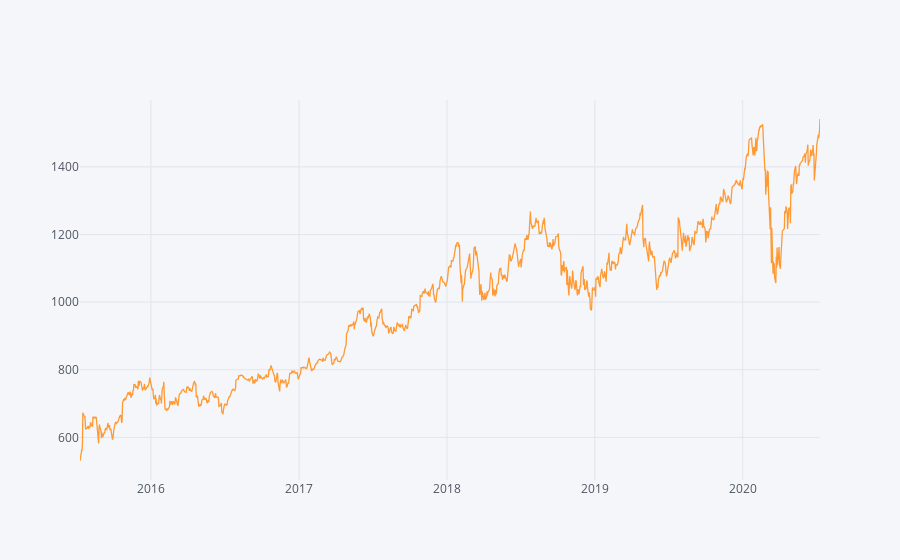

Notebook cell for this chart:
### Markdown cell above
#### Visualization (Closing Rate)

### Code cell
df.xs(key='Close',axis=1).iplot()

### Figure 1 — Plotly figure (JSON) as saved in the notebook; plotly's stock layout.template omitted (floating-point values rounded to 4 significant figures; data arrays with more than 128 entries replaced by an {"elided": "..."} marker saying what was removed)
{"data": [{"line": {"color": "rgba(255, 153, 51, 1.0)", "dash": "solid", "shape": "linear", "width": 1.3}, "mode": "lines", "name": "Close", "text": "", "type": "scatter", "x": {"elided": "1260 str values"}, "y": {"elided": "1260 float values"}}], "layout": {"legend": {"bgcolor": "#F5F6F9", "font": {"color": "#4D5663"}}, "paper_bgcolor": "#F5F6F9", "plot_bgcolor": "#F5F6F9", "title": {"font": {"color": "#4D5663"}}, "xaxis": {"gridcolor": "#E1E5ED", "showgrid": true, "tickfont": {"color": "#4D5663"}, "title": {"font": {"color": "#4D5663"}, "text": ""}, "zerolinecolor": "#E1E5ED"}, "yaxis": {"gridcolor": "#E1E5ED", "showgrid": true, "tickfont": {"color": "#4D5663"}, "title": {"font": {"color": "#4D5663"}, "text": ""}, "zerolinecolor": "#E1E5ED"}}}
